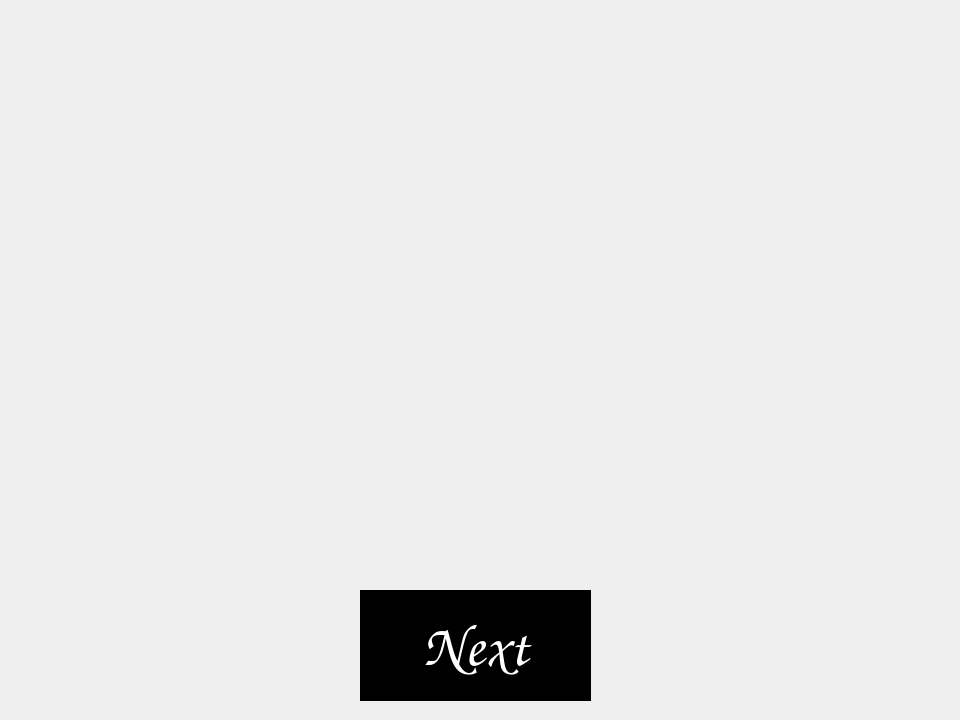
<?xml version="1.0" encoding="UTF-8"?>
<ui version="4.0">
 <class>Tutorial</class>
 <widget class="QWidget" name="Tutorial">
  <property name="enabled">
   <bool>true</bool>
  </property>
  <property name="geometry">
   <rect>
    <x>0</x>
    <y>0</y>
    <width>960</width>
    <height>720</height>
   </rect>
  </property>
  <property name="windowTitle">
   <string>Form</string>
  </property>
  <property name="styleSheet">
   <string notr="true"/>
  </property>
  <widget class="QStackedWidget" name="stackedWidget">
   <property name="geometry">
    <rect>
     <x>0</x>
     <y>0</y>
     <width>961</width>
     <height>721</height>
    </rect>
   </property>
   <property name="currentIndex">
    <number>0</number>
   </property>
   <widget class="QWidget" name="page">
    <widget class="QLabel" name="helplbl">
     <property name="geometry">
      <rect>
       <x>0</x>
       <y>0</y>
       <width>960</width>
       <height>720</height>
      </rect>
     </property>
     <property name="text">
      <string/>
     </property>
     <property name="pixmap">
      <pixmap resource="resource.qrc">:/img/img/tutorial.png</pixmap>
     </property>
     <property name="alignment">
      <set>Qt::AlignCenter</set>
     </property>
    </widget>
    <widget class="QPushButton" name="nextBt">
     <property name="geometry">
      <rect>
       <x>360</x>
       <y>590</y>
       <width>231</width>
       <height>111</height>
      </rect>
     </property>
     <property name="font">
      <font>
       <family>Comic Sans MS</family>
       <pointsize>44</pointsize>
      </font>
     </property>
     <property name="styleSheet">
      <string notr="true">color:white;
background:black;
border-radius:0;</string>
     </property>
     <property name="text">
      <string>Next</string>
     </property>
    </widget>
   </widget>
   <widget class="QWidget" name="page_2">
    <widget class="QPushButton" name="useMax">
     <property name="geometry">
      <rect>
       <x>160</x>
       <y>620</y>
       <width>111</width>
       <height>51</height>
      </rect>
     </property>
     <property name="font">
      <font>
       <family>Comic Sans MS</family>
       <pointsize>18</pointsize>
       <weight>50</weight>
       <bold>false</bold>
      </font>
     </property>
     <property name="text">
      <string>Use</string>
     </property>
    </widget>
    <widget class="QLabel" name="tutolbl">
     <property name="geometry">
      <rect>
       <x>760</x>
       <y>10</y>
       <width>181</width>
       <height>41</height>
      </rect>
     </property>
     <property name="font">
      <font>
       <family>Comic Sans MS</family>
       <pointsize>17</pointsize>
      </font>
     </property>
     <property name="styleSheet">
      <string notr="true">color: white;</string>
     </property>
     <property name="frameShape">
      <enum>QFrame::Box</enum>
     </property>
     <property name="lineWidth">
      <number>3</number>
     </property>
     <property name="text">
      <string>Tutorial</string>
     </property>
     <property name="alignment">
      <set>Qt::AlignCenter</set>
     </property>
    </widget>
    <widget class="QLabel" name="playerlbl">
     <property name="geometry">
      <rect>
       <x>10</x>
       <y>110</y>
       <width>400</width>
       <height>350</height>
      </rect>
     </property>
     <property name="frameShape">
      <enum>QFrame::NoFrame</enum>
     </property>
     <property name="text">
      <string/>
     </property>
     <property name="pixmap">
      <pixmap resource="resource.qrc">:/img/img/player.png</pixmap>
     </property>
    </widget>
    <widget class="QLabel" name="enemyslash">
     <property name="geometry">
      <rect>
       <x>100</x>
       <y>170</y>
       <width>205</width>
       <height>263</height>
      </rect>
     </property>
     <property name="text">
      <string/>
     </property>
     <property name="pixmap">
      <pixmap resource="resource.qrc">:/img/img/hurtplayer.png</pixmap>
     </property>
     <property name="alignment">
      <set>Qt::AlignCenter</set>
     </property>
    </widget>
    <widget class="QProgressBar" name="enemyhpbar">
     <property name="geometry">
      <rect>
       <x>560</x>
       <y>80</y>
       <width>351</width>
       <height>31</height>
      </rect>
     </property>
     <property name="styleSheet">
      <string notr="true">color: white;
font: Comic;
font: 15pt &quot;Comic Sans MS&quot;;</string>
     </property>
     <property name="value">
      <number>24</number>
     </property>
    </widget>
    <widget class="QLabel" name="dismeslbl">
     <property name="geometry">
      <rect>
       <x>260</x>
       <y>10</y>
       <width>481</width>
       <height>61</height>
      </rect>
     </property>
     <property name="font">
      <font>
       <family>Comic Sans MS</family>
       <pointsize>15</pointsize>
      </font>
     </property>
     <property name="styleSheet">
      <string notr="true">outline: black;
color: white;</string>
     </property>
     <property name="frameShape">
      <enum>QFrame::Box</enum>
     </property>
     <property name="lineWidth">
      <number>4</number>
     </property>
     <property name="text">
      <string>Player's Turn</string>
     </property>
     <property name="alignment">
      <set>Qt::AlignCenter</set>
     </property>
    </widget>
    <widget class="QLabel" name="maxATKlbl">
     <property name="geometry">
      <rect>
       <x>30</x>
       <y>605</y>
       <width>81</width>
       <height>71</height>
      </rect>
     </property>
     <property name="frameShape">
      <enum>QFrame::NoFrame</enum>
     </property>
     <property name="lineWidth">
      <number>2</number>
     </property>
     <property name="text">
      <string/>
     </property>
     <property name="pixmap">
      <pixmap resource="resource.qrc">:/img/img/max.png</pixmap>
     </property>
     <property name="alignment">
      <set>Qt::AlignCenter</set>
     </property>
    </widget>
    <widget class="QPushButton" name="usePotion">
     <property name="geometry">
      <rect>
       <x>160</x>
       <y>480</y>
       <width>111</width>
       <height>51</height>
      </rect>
     </property>
     <property name="font">
      <font>
       <family>Comic Sans MS</family>
       <pointsize>17</pointsize>
      </font>
     </property>
     <property name="text">
      <string>Use</string>
     </property>
    </widget>
    <widget class="QLabel" name="maxAmlbl">
     <property name="geometry">
      <rect>
       <x>110</x>
       <y>619</y>
       <width>50</width>
       <height>50</height>
      </rect>
     </property>
     <property name="font">
      <font>
       <family>Comic Sans MS</family>
       <pointsize>15</pointsize>
      </font>
     </property>
     <property name="frameShape">
      <enum>QFrame::NoFrame</enum>
     </property>
     <property name="lineWidth">
      <number>2</number>
     </property>
     <property name="text">
      <string>X99</string>
     </property>
    </widget>
    <widget class="QLabel" name="potionlbl">
     <property name="geometry">
      <rect>
       <x>39</x>
       <y>475</y>
       <width>61</width>
       <height>61</height>
      </rect>
     </property>
     <property name="frameShape">
      <enum>QFrame::NoFrame</enum>
     </property>
     <property name="lineWidth">
      <number>2</number>
     </property>
     <property name="text">
      <string/>
     </property>
     <property name="pixmap">
      <pixmap resource="resource.qrc">:/img/img/potion.png</pixmap>
     </property>
     <property name="alignment">
      <set>Qt::AlignCenter</set>
     </property>
    </widget>
    <widget class="QLabel" name="scorelbl">
     <property name="enabled">
      <bool>true</bool>
     </property>
     <property name="geometry">
      <rect>
       <x>20</x>
       <y>10</y>
       <width>221</width>
       <height>71</height>
      </rect>
     </property>
     <property name="font">
      <font>
       <family>Comic Sans MS</family>
       <pointsize>18</pointsize>
      </font>
     </property>
     <property name="styleSheet">
      <string notr="true">color: white</string>
     </property>
     <property name="frameShape">
      <enum>QFrame::Box</enum>
     </property>
     <property name="lineWidth">
      <number>3</number>
     </property>
     <property name="text">
      <string>Score : </string>
     </property>
    </widget>
    <widget class="QLabel" name="anslbl_2">
     <property name="geometry">
      <rect>
       <x>340</x>
       <y>470</y>
       <width>50</width>
       <height>50</height>
      </rect>
     </property>
     <property name="font">
      <font>
       <family>Comic Sans MS</family>
       <pointsize>18</pointsize>
      </font>
     </property>
     <property name="frameShape">
      <enum>QFrame::Box</enum>
     </property>
     <property name="text">
      <string/>
     </property>
     <property name="alignment">
      <set>Qt::AlignCenter</set>
     </property>
    </widget>
    <widget class="QLabel" name="anslbl_6">
     <property name="geometry">
      <rect>
       <x>540</x>
       <y>470</y>
       <width>50</width>
       <height>50</height>
      </rect>
     </property>
     <property name="font">
      <font>
       <family>Comic Sans MS</family>
       <pointsize>18</pointsize>
      </font>
     </property>
     <property name="frameShape">
      <enum>QFrame::Box</enum>
     </property>
     <property name="text">
      <string/>
     </property>
     <property name="alignment">
      <set>Qt::AlignCenter</set>
     </property>
    </widget>
    <widget class="QPushButton" name="atkbt">
     <property name="geometry">
      <rect>
       <x>800</x>
       <y>640</y>
       <width>130</width>
       <height>60</height>
      </rect>
     </property>
     <property name="font">
      <font>
       <family>Comic Sans MS</family>
       <pointsize>18</pointsize>
       <weight>50</weight>
       <bold>false</bold>
      </font>
     </property>
     <property name="text">
      <string>Attack</string>
     </property>
    </widget>
    <widget class="QLabel" name="enemylbl">
     <property name="geometry">
      <rect>
       <x>540</x>
       <y>120</y>
       <width>400</width>
       <height>350</height>
      </rect>
     </property>
     <property name="frameShape">
      <enum>QFrame::NoFrame</enum>
     </property>
     <property name="text">
      <string/>
     </property>
     <property name="pixmap">
      <pixmap resource="resource.qrc">:/img/img/enemytt.png</pixmap>
     </property>
     <property name="scaledContents">
      <bool>false</bool>
     </property>
    </widget>
    <widget class="QLabel" name="anslbl_8">
     <property name="geometry">
      <rect>
       <x>640</x>
       <y>470</y>
       <width>50</width>
       <height>50</height>
      </rect>
     </property>
     <property name="font">
      <font>
       <family>Comic Sans MS</family>
       <pointsize>18</pointsize>
      </font>
     </property>
     <property name="frameShape">
      <enum>QFrame::Box</enum>
     </property>
     <property name="text">
      <string/>
     </property>
     <property name="alignment">
      <set>Qt::AlignCenter</set>
     </property>
    </widget>
    <widget class="QLabel" name="bg2">
     <property name="geometry">
      <rect>
       <x>0</x>
       <y>460</y>
       <width>961</width>
       <height>261</height>
      </rect>
     </property>
     <property name="styleSheet">
      <string notr="true">background: rgb(214, 214, 214)</string>
     </property>
     <property name="frameShape">
      <enum>QFrame::Box</enum>
     </property>
     <property name="lineWidth">
      <number>6</number>
     </property>
     <property name="text">
      <string/>
     </property>
    </widget>
    <widget class="QProgressBar" name="playerhpbar">
     <property name="geometry">
      <rect>
       <x>70</x>
       <y>120</y>
       <width>301</width>
       <height>31</height>
      </rect>
     </property>
     <property name="styleSheet">
      <string notr="true">color: white;
font: Comic;
font: 15pt &quot;Comic Sans MS&quot;;</string>
     </property>
     <property name="value">
      <number>24</number>
     </property>
    </widget>
    <widget class="QLabel" name="mullAMlbl">
     <property name="geometry">
      <rect>
       <x>110</x>
       <y>550</y>
       <width>50</width>
       <height>50</height>
      </rect>
     </property>
     <property name="font">
      <font>
       <family>Comic Sans MS</family>
       <pointsize>15</pointsize>
      </font>
     </property>
     <property name="frameShape">
      <enum>QFrame::NoFrame</enum>
     </property>
     <property name="lineWidth">
      <number>2</number>
     </property>
     <property name="text">
      <string>x1</string>
     </property>
    </widget>
    <widget class="QLabel" name="anslbl">
     <property name="geometry">
      <rect>
       <x>290</x>
       <y>470</y>
       <width>50</width>
       <height>50</height>
      </rect>
     </property>
     <property name="font">
      <font>
       <family>Comic Sans MS</family>
       <pointsize>18</pointsize>
      </font>
     </property>
     <property name="styleSheet">
      <string notr="true"/>
     </property>
     <property name="frameShape">
      <enum>QFrame::Box</enum>
     </property>
     <property name="text">
      <string/>
     </property>
     <property name="alignment">
      <set>Qt::AlignCenter</set>
     </property>
    </widget>
    <widget class="QLabel" name="bg">
     <property name="geometry">
      <rect>
       <x>0</x>
       <y>0</y>
       <width>960</width>
       <height>720</height>
      </rect>
     </property>
     <property name="frameShape">
      <enum>QFrame::Box</enum>
     </property>
     <property name="lineWidth">
      <number>6</number>
     </property>
     <property name="text">
      <string/>
     </property>
     <property name="pixmap">
      <pixmap resource="resource.qrc">:/img/img/bg.png</pixmap>
     </property>
     <property name="alignment">
      <set>Qt::AlignCenter</set>
     </property>
    </widget>
    <widget class="QLabel" name="anslbl_4">
     <property name="geometry">
      <rect>
       <x>440</x>
       <y>470</y>
       <width>50</width>
       <height>50</height>
      </rect>
     </property>
     <property name="font">
      <font>
       <family>Comic Sans MS</family>
       <pointsize>18</pointsize>
      </font>
     </property>
     <property name="frameShape">
      <enum>QFrame::Box</enum>
     </property>
     <property name="text">
      <string/>
     </property>
     <property name="alignment">
      <set>Qt::AlignCenter</set>
     </property>
    </widget>
    <widget class="QLabel" name="mullbl">
     <property name="geometry">
      <rect>
       <x>40</x>
       <y>545</y>
       <width>60</width>
       <height>60</height>
      </rect>
     </property>
     <property name="frameShape">
      <enum>QFrame::NoFrame</enum>
     </property>
     <property name="lineWidth">
      <number>2</number>
     </property>
     <property name="text">
      <string/>
     </property>
     <property name="pixmap">
      <pixmap resource="resource.qrc">:/img/img/mul.png</pixmap>
     </property>
     <property name="alignment">
      <set>Qt::AlignCenter</set>
     </property>
    </widget>
    <widget class="QPushButton" name="clrbt">
     <property name="geometry">
      <rect>
       <x>801</x>
       <y>570</y>
       <width>130</width>
       <height>61</height>
      </rect>
     </property>
     <property name="font">
      <font>
       <family>Comic Sans MS</family>
       <pointsize>18</pointsize>
       <weight>50</weight>
       <bold>false</bold>
      </font>
     </property>
     <property name="text">
      <string>Clear</string>
     </property>
    </widget>
    <widget class="QLabel" name="anslbl_7">
     <property name="geometry">
      <rect>
       <x>590</x>
       <y>470</y>
       <width>50</width>
       <height>50</height>
      </rect>
     </property>
     <property name="font">
      <font>
       <family>Comic Sans MS</family>
       <pointsize>18</pointsize>
      </font>
     </property>
     <property name="frameShape">
      <enum>QFrame::Box</enum>
     </property>
     <property name="text">
      <string/>
     </property>
     <property name="alignment">
      <set>Qt::AlignCenter</set>
     </property>
    </widget>
    <widget class="QLabel" name="anslbl_5">
     <property name="geometry">
      <rect>
       <x>490</x>
       <y>470</y>
       <width>50</width>
       <height>50</height>
      </rect>
     </property>
     <property name="font">
      <font>
       <family>Comic Sans MS</family>
       <pointsize>18</pointsize>
      </font>
     </property>
     <property name="frameShape">
      <enum>QFrame::Box</enum>
     </property>
     <property name="text">
      <string/>
     </property>
     <property name="alignment">
      <set>Qt::AlignCenter</set>
     </property>
    </widget>
    <widget class="QLabel" name="anslbl_9">
     <property name="geometry">
      <rect>
       <x>690</x>
       <y>470</y>
       <width>50</width>
       <height>50</height>
      </rect>
     </property>
     <property name="font">
      <font>
       <family>Comic Sans MS</family>
       <pointsize>18</pointsize>
      </font>
     </property>
     <property name="frameShape">
      <enum>QFrame::Box</enum>
     </property>
     <property name="text">
      <string/>
     </property>
     <property name="alignment">
      <set>Qt::AlignCenter</set>
     </property>
    </widget>
    <widget class="QLabel" name="anslbl_10">
     <property name="geometry">
      <rect>
       <x>740</x>
       <y>470</y>
       <width>50</width>
       <height>50</height>
      </rect>
     </property>
     <property name="font">
      <font>
       <family>Comic Sans MS</family>
       <pointsize>18</pointsize>
      </font>
     </property>
     <property name="styleSheet">
      <string notr="true">ui-&gt;chrbt0_9-&gt;setStyleSheet(ogB);</string>
     </property>
     <property name="frameShape">
      <enum>QFrame::Box</enum>
     </property>
     <property name="text">
      <string/>
     </property>
     <property name="alignment">
      <set>Qt::AlignCenter</set>
     </property>
    </widget>
    <widget class="QLabel" name="checklbl">
     <property name="geometry">
      <rect>
       <x>790</x>
       <y>460</y>
       <width>150</width>
       <height>110</height>
      </rect>
     </property>
     <property name="frameShape">
      <enum>QFrame::NoFrame</enum>
     </property>
     <property name="text">
      <string/>
     </property>
     <property name="pixmap">
      <pixmap resource="resource.qrc">:/img/img/incorrect.png</pixmap>
     </property>
    </widget>
    <widget class="QLabel" name="potionAmlbl">
     <property name="geometry">
      <rect>
       <x>110</x>
       <y>480</y>
       <width>50</width>
       <height>50</height>
      </rect>
     </property>
     <property name="font">
      <font>
       <family>Comic Sans MS</family>
       <pointsize>15</pointsize>
      </font>
     </property>
     <property name="frameShape">
      <enum>QFrame::NoFrame</enum>
     </property>
     <property name="lineWidth">
      <number>2</number>
     </property>
     <property name="text">
      <string>x19</string>
     </property>
    </widget>
    <widget class="QLabel" name="anslbl_3">
     <property name="geometry">
      <rect>
       <x>390</x>
       <y>470</y>
       <width>50</width>
       <height>50</height>
      </rect>
     </property>
     <property name="font">
      <font>
       <family>Comic Sans MS</family>
       <pointsize>18</pointsize>
      </font>
     </property>
     <property name="frameShape">
      <enum>QFrame::Box</enum>
     </property>
     <property name="text">
      <string/>
     </property>
     <property name="alignment">
      <set>Qt::AlignCenter</set>
     </property>
    </widget>
    <widget class="QLabel" name="playerslash">
     <property name="geometry">
      <rect>
       <x>630</x>
       <y>140</y>
       <width>197</width>
       <height>303</height>
      </rect>
     </property>
     <property name="text">
      <string/>
     </property>
     <property name="pixmap">
      <pixmap resource="resource.qrc">:/img/img/hurtenemy.png</pixmap>
     </property>
     <property name="alignment">
      <set>Qt::AlignCenter</set>
     </property>
    </widget>
    <widget class="QPushButton" name="useMul">
     <property name="geometry">
      <rect>
       <x>160</x>
       <y>550</y>
       <width>111</width>
       <height>51</height>
      </rect>
     </property>
     <property name="font">
      <font>
       <family>Comic Sans MS</family>
       <pointsize>18</pointsize>
      </font>
     </property>
     <property name="text">
      <string>Use</string>
     </property>
    </widget>
    <widget class="QPushButton" name="backButton">
     <property name="geometry">
      <rect>
       <x>20</x>
       <y>680</y>
       <width>121</width>
       <height>31</height>
      </rect>
     </property>
     <property name="font">
      <font>
       <family>Comic Sans MS</family>
       <pointsize>14</pointsize>
      </font>
     </property>
     <property name="text">
      <string>Menu</string>
     </property>
    </widget>
    <widget class="QPushButton" name="backButton_2">
     <property name="geometry">
      <rect>
       <x>150</x>
       <y>680</y>
       <width>121</width>
       <height>31</height>
      </rect>
     </property>
     <property name="font">
      <font>
       <family>Comic Sans MS</family>
       <pointsize>14</pointsize>
      </font>
     </property>
     <property name="text">
      <string>Back</string>
     </property>
    </widget>
    <widget class="QPushButton" name="chrbt0">
     <property name="geometry">
      <rect>
       <x>300</x>
       <y>530</y>
       <width>50</width>
       <height>50</height>
      </rect>
     </property>
     <property name="font">
      <font>
       <family>Comic Sans MS</family>
       <pointsize>20</pointsize>
      </font>
     </property>
     <property name="text">
      <string>A</string>
     </property>
    </widget>
    <widget class="QPushButton" name="chrbt0_19">
     <property name="geometry">
      <rect>
       <x>420</x>
       <y>650</y>
       <width>50</width>
       <height>50</height>
      </rect>
     </property>
     <property name="font">
      <font>
       <family>Comic Sans MS</family>
       <pointsize>20</pointsize>
      </font>
     </property>
     <property name="styleSheet">
      <string notr="true">color: white;
background-color: rgb(191, 191, 191);
border-radius: 0;</string>
     </property>
     <property name="text">
      <string/>
     </property>
    </widget>
    <widget class="QPushButton" name="chrbt0_23">
     <property name="geometry">
      <rect>
       <x>660</x>
       <y>650</y>
       <width>50</width>
       <height>50</height>
      </rect>
     </property>
     <property name="font">
      <font>
       <family>Comic Sans MS</family>
       <pointsize>20</pointsize>
      </font>
     </property>
     <property name="text">
      <string/>
     </property>
    </widget>
    <widget class="QPushButton" name="chrbt0_22">
     <property name="geometry">
      <rect>
       <x>600</x>
       <y>650</y>
       <width>50</width>
       <height>50</height>
      </rect>
     </property>
     <property name="font">
      <font>
       <family>Comic Sans MS</family>
       <pointsize>20</pointsize>
      </font>
     </property>
     <property name="text">
      <string/>
     </property>
    </widget>
    <widget class="QPushButton" name="chrbt0_2">
     <property name="geometry">
      <rect>
       <x>360</x>
       <y>530</y>
       <width>50</width>
       <height>50</height>
      </rect>
     </property>
     <property name="font">
      <font>
       <family>Comic Sans MS</family>
       <pointsize>20</pointsize>
      </font>
     </property>
     <property name="text">
      <string/>
     </property>
    </widget>
    <widget class="QPushButton" name="chrbt0_24">
     <property name="geometry">
      <rect>
       <x>720</x>
       <y>650</y>
       <width>50</width>
       <height>50</height>
      </rect>
     </property>
     <property name="font">
      <font>
       <family>Comic Sans MS</family>
       <pointsize>20</pointsize>
      </font>
     </property>
     <property name="styleSheet">
      <string notr="true">color: white;
background-color: rgb(191, 191, 191);
border-radius: 0;</string>
     </property>
     <property name="text">
      <string/>
     </property>
    </widget>
    <widget class="QPushButton" name="chrbt0_11">
     <property name="geometry">
      <rect>
       <x>720</x>
       <y>590</y>
       <width>50</width>
       <height>50</height>
      </rect>
     </property>
     <property name="font">
      <font>
       <family>Comic Sans MS</family>
       <pointsize>20</pointsize>
      </font>
     </property>
     <property name="text">
      <string/>
     </property>
    </widget>
    <widget class="QPushButton" name="chrbt0_7">
     <property name="geometry">
      <rect>
       <x>660</x>
       <y>530</y>
       <width>50</width>
       <height>50</height>
      </rect>
     </property>
     <property name="font">
      <font>
       <family>Comic Sans MS</family>
       <pointsize>20</pointsize>
      </font>
     </property>
     <property name="text">
      <string/>
     </property>
    </widget>
    <widget class="QPushButton" name="chrbt0_12">
     <property name="geometry">
      <rect>
       <x>480</x>
       <y>590</y>
       <width>50</width>
       <height>50</height>
      </rect>
     </property>
     <property name="font">
      <font>
       <family>Comic Sans MS</family>
       <pointsize>20</pointsize>
      </font>
     </property>
     <property name="text">
      <string/>
     </property>
    </widget>
    <widget class="QPushButton" name="chrbt0_21">
     <property name="geometry">
      <rect>
       <x>540</x>
       <y>650</y>
       <width>50</width>
       <height>50</height>
      </rect>
     </property>
     <property name="font">
      <font>
       <family>Comic Sans MS</family>
       <pointsize>20</pointsize>
      </font>
     </property>
     <property name="text">
      <string/>
     </property>
    </widget>
    <widget class="QPushButton" name="chrbt0_3">
     <property name="geometry">
      <rect>
       <x>420</x>
       <y>530</y>
       <width>50</width>
       <height>50</height>
      </rect>
     </property>
     <property name="font">
      <font>
       <family>Comic Sans MS</family>
       <pointsize>20</pointsize>
      </font>
     </property>
     <property name="text">
      <string/>
     </property>
    </widget>
    <widget class="QPushButton" name="chrbt0_17">
     <property name="geometry">
      <rect>
       <x>300</x>
       <y>650</y>
       <width>50</width>
       <height>50</height>
      </rect>
     </property>
     <property name="font">
      <font>
       <family>Comic Sans MS</family>
       <pointsize>20</pointsize>
      </font>
     </property>
     <property name="text">
      <string/>
     </property>
    </widget>
    <widget class="QPushButton" name="chrbt0_8">
     <property name="geometry">
      <rect>
       <x>720</x>
       <y>530</y>
       <width>50</width>
       <height>50</height>
      </rect>
     </property>
     <property name="font">
      <font>
       <family>Comic Sans MS</family>
       <pointsize>20</pointsize>
      </font>
     </property>
     <property name="styleSheet">
      <string notr="true">color: white;
background-color: rgb(191, 191, 191);
border-radius: 0;</string>
     </property>
     <property name="text">
      <string/>
     </property>
    </widget>
    <widget class="QPushButton" name="chrbt0_16">
     <property name="geometry">
      <rect>
       <x>420</x>
       <y>590</y>
       <width>50</width>
       <height>50</height>
      </rect>
     </property>
     <property name="font">
      <font>
       <family>Comic Sans MS</family>
       <pointsize>20</pointsize>
      </font>
     </property>
     <property name="text">
      <string/>
     </property>
    </widget>
    <widget class="QPushButton" name="chrbt0_18">
     <property name="geometry">
      <rect>
       <x>360</x>
       <y>650</y>
       <width>50</width>
       <height>50</height>
      </rect>
     </property>
     <property name="font">
      <font>
       <family>Comic Sans MS</family>
       <pointsize>20</pointsize>
      </font>
     </property>
     <property name="text">
      <string/>
     </property>
    </widget>
    <widget class="QPushButton" name="chrbt0_6">
     <property name="geometry">
      <rect>
       <x>600</x>
       <y>530</y>
       <width>50</width>
       <height>50</height>
      </rect>
     </property>
     <property name="font">
      <font>
       <family>Comic Sans MS</family>
       <pointsize>20</pointsize>
      </font>
     </property>
     <property name="text">
      <string/>
     </property>
    </widget>
    <widget class="QPushButton" name="chrbt0_4">
     <property name="geometry">
      <rect>
       <x>480</x>
       <y>530</y>
       <width>50</width>
       <height>50</height>
      </rect>
     </property>
     <property name="font">
      <font>
       <family>Comic Sans MS</family>
       <pointsize>20</pointsize>
      </font>
     </property>
     <property name="styleSheet">
      <string notr="true">color: white;
background-color: rgb(191, 191, 191);
border-radius: 0;</string>
     </property>
     <property name="text">
      <string/>
     </property>
    </widget>
    <widget class="QPushButton" name="chrbt0_13">
     <property name="geometry">
      <rect>
       <x>540</x>
       <y>590</y>
       <width>50</width>
       <height>50</height>
      </rect>
     </property>
     <property name="font">
      <font>
       <family>Comic Sans MS</family>
       <pointsize>20</pointsize>
      </font>
     </property>
     <property name="text">
      <string/>
     </property>
    </widget>
    <widget class="QPushButton" name="chrbt0_9">
     <property name="geometry">
      <rect>
       <x>300</x>
       <y>590</y>
       <width>50</width>
       <height>50</height>
      </rect>
     </property>
     <property name="font">
      <font>
       <family>Comic Sans MS</family>
       <pointsize>20</pointsize>
      </font>
     </property>
     <property name="styleSheet">
      <string notr="true">color: white;
background-color: rgb(191, 191, 191);
border-radius: 0;</string>
     </property>
     <property name="text">
      <string/>
     </property>
    </widget>
    <widget class="QPushButton" name="chrbt0_10">
     <property name="geometry">
      <rect>
       <x>360</x>
       <y>590</y>
       <width>50</width>
       <height>50</height>
      </rect>
     </property>
     <property name="font">
      <font>
       <family>Comic Sans MS</family>
       <pointsize>20</pointsize>
      </font>
     </property>
     <property name="text">
      <string/>
     </property>
    </widget>
    <widget class="QPushButton" name="chrbt0_20">
     <property name="geometry">
      <rect>
       <x>480</x>
       <y>650</y>
       <width>50</width>
       <height>50</height>
      </rect>
     </property>
     <property name="font">
      <font>
       <family>Comic Sans MS</family>
       <pointsize>20</pointsize>
      </font>
     </property>
     <property name="text">
      <string/>
     </property>
    </widget>
    <widget class="QPushButton" name="chrbt0_5">
     <property name="geometry">
      <rect>
       <x>540</x>
       <y>530</y>
       <width>50</width>
       <height>50</height>
      </rect>
     </property>
     <property name="font">
      <font>
       <family>Comic Sans MS</family>
       <pointsize>20</pointsize>
      </font>
     </property>
     <property name="text">
      <string/>
     </property>
    </widget>
    <widget class="QPushButton" name="chrbt0_14">
     <property name="geometry">
      <rect>
       <x>600</x>
       <y>590</y>
       <width>50</width>
       <height>50</height>
      </rect>
     </property>
     <property name="font">
      <font>
       <family>Comic Sans MS</family>
       <pointsize>20</pointsize>
      </font>
     </property>
     <property name="styleSheet">
      <string notr="true">color: white;
background-color: rgb(191, 191, 191);
border-radius: 0;</string>
     </property>
     <property name="text">
      <string/>
     </property>
    </widget>
    <widget class="QPushButton" name="chrbt0_15">
     <property name="geometry">
      <rect>
       <x>660</x>
       <y>590</y>
       <width>50</width>
       <height>50</height>
      </rect>
     </property>
     <property name="font">
      <font>
       <family>Comic Sans MS</family>
       <pointsize>20</pointsize>
      </font>
     </property>
     <property name="text">
      <string/>
     </property>
    </widget>
    <zorder>bg</zorder>
    <zorder>bg2</zorder>
    <zorder>useMax</zorder>
    <zorder>tutolbl</zorder>
    <zorder>playerlbl</zorder>
    <zorder>enemyslash</zorder>
    <zorder>enemyhpbar</zorder>
    <zorder>dismeslbl</zorder>
    <zorder>maxATKlbl</zorder>
    <zorder>usePotion</zorder>
    <zorder>maxAmlbl</zorder>
    <zorder>potionlbl</zorder>
    <zorder>scorelbl</zorder>
    <zorder>anslbl_2</zorder>
    <zorder>anslbl_6</zorder>
    <zorder>atkbt</zorder>
    <zorder>enemylbl</zorder>
    <zorder>anslbl_8</zorder>
    <zorder>playerhpbar</zorder>
    <zorder>mullAMlbl</zorder>
    <zorder>anslbl</zorder>
    <zorder>anslbl_4</zorder>
    <zorder>mullbl</zorder>
    <zorder>clrbt</zorder>
    <zorder>anslbl_7</zorder>
    <zorder>anslbl_5</zorder>
    <zorder>anslbl_9</zorder>
    <zorder>anslbl_10</zorder>
    <zorder>checklbl</zorder>
    <zorder>potionAmlbl</zorder>
    <zorder>anslbl_3</zorder>
    <zorder>playerslash</zorder>
    <zorder>useMul</zorder>
    <zorder>backButton</zorder>
    <zorder>backButton_2</zorder>
    <zorder>chrbt0</zorder>
    <zorder>chrbt0_19</zorder>
    <zorder>chrbt0_23</zorder>
    <zorder>chrbt0_22</zorder>
    <zorder>chrbt0_2</zorder>
    <zorder>chrbt0_24</zorder>
    <zorder>chrbt0_11</zorder>
    <zorder>chrbt0_7</zorder>
    <zorder>chrbt0_12</zorder>
    <zorder>chrbt0_21</zorder>
    <zorder>chrbt0_3</zorder>
    <zorder>chrbt0_17</zorder>
    <zorder>chrbt0_8</zorder>
    <zorder>chrbt0_16</zorder>
    <zorder>chrbt0_18</zorder>
    <zorder>chrbt0_6</zorder>
    <zorder>chrbt0_4</zorder>
    <zorder>chrbt0_13</zorder>
    <zorder>chrbt0_9</zorder>
    <zorder>chrbt0_10</zorder>
    <zorder>chrbt0_20</zorder>
    <zorder>chrbt0_5</zorder>
    <zorder>chrbt0_14</zorder>
    <zorder>chrbt0_15</zorder>
   </widget>
  </widget>
 </widget>
 <resources>
  <include location="resource.qrc"/>
 </resources>
 <connections/>
</ui>
